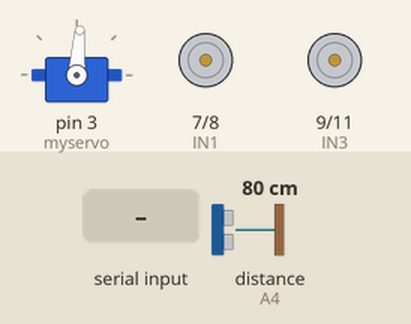
This sketch was run on a simulated Arduino Uno, built with avr-gcc and run on an emulated ATmega328P. Shown: servo, motor-driver pin pairs drawn as motors (green arrow = first pin HIGH = forward, orange = second pin HIGH = backward, longer = more drive, scaled by the enable pin). Wiring (inferred from the names in the program): ultrasonic range finder: trigger A5; echo A4. The inputs (shaded band) are chosen by the test bench; at power-on: distance to the obstacle (sensor on A4) 80 cm. The echo pulse lasts 58.3 µs per cm; what the sketch prints to the serial monitor is not drawn.

Above: at 1.2 s.
1.3 s: "p" received over Serial
At 2.5 s:
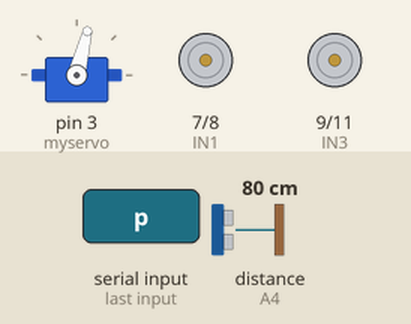
2.8 s: "w" received over Serial
At 3.6 s:
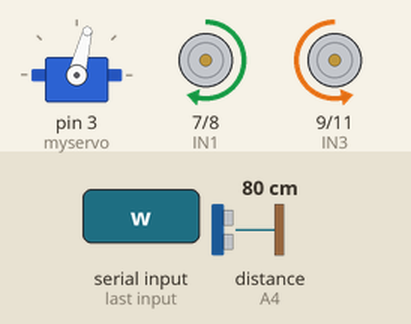
4.3 s: "o" received over Serial
At 4.8 s:
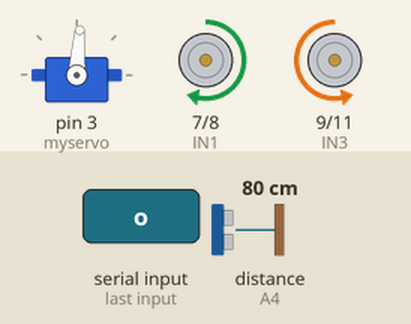
5.8 s: "a" received over Serial
At 7.0 s:
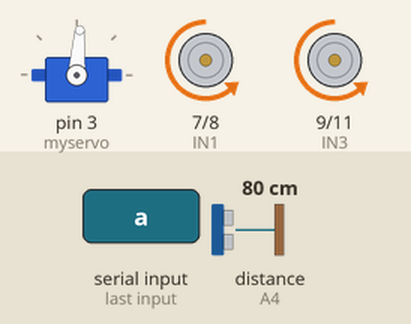
7.3 s: "d" received over Serial
At 8.3 s:
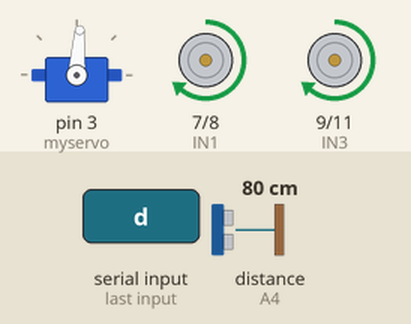
8.8 s: "s" received over Serial
At 9.3 s:
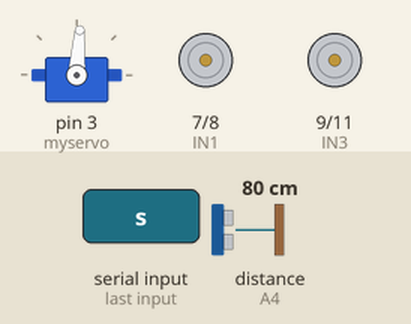
Timing chart, 0 to 11.3 s (numbered marks = the images above; inputs shaded):
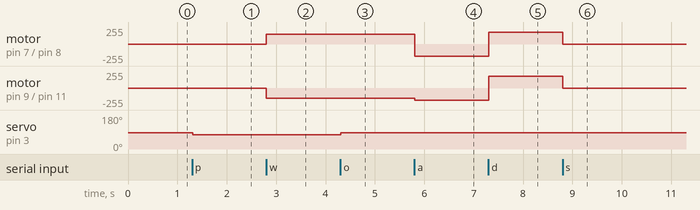

Measured:
- after the input at 1.3 s, servo on pin 3 (myservo): 86° → 76° at once
- after the input at 2.8 s, motor on pin 7 (IN1) / pin 8 (IN2): stopped → forward 150/255 at once; motor on pin 9 (IN3) / pin 11 (IN4): stopped → backward 150/255 at once
- after the input at 4.3 s, servo on pin 3 (myservo): 76° → 86° at once
- after the input at 5.8 s, motor on pin 7 (IN1) / pin 8 (IN2): forward 150/255 → backward 180/255 at once; motor on pin 9 (IN3) / pin 11 (IN4): backward 150/255 → backward 180/255 at once
- after the input at 7.3 s, motor on pin 7 (IN1) / pin 8 (IN2), motor on pin 9 (IN3) / pin 11 (IN4): backward 180/255 → forward 180/255 at once
- after the input at 8.8 s, motor on pin 7 (IN1) / pin 8 (IN2), motor on pin 9 (IN3) / pin 11 (IN4): forward 180/255 → stopped at once

The sketch:

ble.ino
```cpp
//libraries
#include <Servo.h>
#include <SoftwareSerial.h>

///////Vars//////////
char incomingByte;  // incoming data
int forwardDistance = 0;
Servo myservo;
#define carSpeed 150
#define turnSpeed 180
#define BT_SERIAL_RX 0
#define BT_SERIAL_TX 1
SoftwareSerial BluetoothSerial(BT_SERIAL_RX, BT_SERIAL_TX);

///////////Pins L298N to IO/////////////////
#define ENA 5
#define ENB 6
#define IN1 7
#define IN2 8
#define IN3 9
#define IN4 11

//Ultrasonic to IO
#define Echo A4
#define Trig A5

void setup()
{
  Serial.begin(9600);
  BluetoothSerial.begin(9600);
  myservo.attach(3);
  pinMode(IN1, OUTPUT);
  pinMode(IN2, OUTPUT);
  pinMode(IN3, OUTPUT);
  pinMode(IN4, OUTPUT);
  pinMode(ENA, OUTPUT);
  pinMode(ENB, OUTPUT);
  pinMode(Echo, INPUT);
  pinMode(Trig, OUTPUT);
  myservo.write(86);    //86 is straight(physical offeset)
}

void forward()
{
  analogWrite(ENA, carSpeed);
  analogWrite(ENB, carSpeed);
  digitalWrite(IN1, HIGH);
  digitalWrite(IN2, LOW);
  digitalWrite(IN3, LOW);
  digitalWrite(IN4, HIGH);
}

void brake()
{
  digitalWrite(ENA, LOW);
  digitalWrite(ENB, LOW);
}

void left()
{
  analogWrite(ENA, turnSpeed);
  analogWrite(ENB, turnSpeed);
  digitalWrite(IN1, LOW);
  digitalWrite(IN2, HIGH);
  digitalWrite(IN3, LOW);
  digitalWrite(IN4, HIGH);
}

void right()
{
  analogWrite(ENA, turnSpeed);
  analogWrite(ENB, turnSpeed);
  digitalWrite(IN1, HIGH);
  digitalWrite(IN2, LOW);
  digitalWrite(IN3, HIGH);
  digitalWrite(IN4, LOW);
}

int sonarDistance()
{
  digitalWrite(Trig, LOW);
  delayMicroseconds(2);
  digitalWrite(Trig, HIGH);
  delayMicroseconds(10);
  digitalWrite(Trig, LOW);
  float timeLen = pulseIn(Echo, HIGH);
  float distance = timeLen * 0.034 / 2; // Speed of sound wave divided by 2 (go and back)
  return (int)distance;
}

void loop()
{
  //send sonar data
  forwardDistance = sonarDistance();
  Serial.println(forwardDistance);
//  BluetoothSerial.write("test");

  if(Serial.available() > 0)// Checks whether data is comming from the serial port
  {
    incomingByte = Serial.read();

    //sonar
    if(incomingByte == 'p') {
       int angle = myservo.read();
       if(angle >= 20){
          myservo.write(angle-10);
       }
    }
    if(incomingByte == 'o') {
       int angle = myservo.read();
       if(angle <= 160){
          myservo.write(angle+10);
       }
    }

    //movement
    if(incomingByte == 'w') {
       forward();
    }
    if(incomingByte == 'a') {
       left();
    }
    if(incomingByte == 'd') {
       right();
    }
    if(incomingByte == 's') {
       brake();
    }

    Serial.print(incomingByte);
  }
}
```
